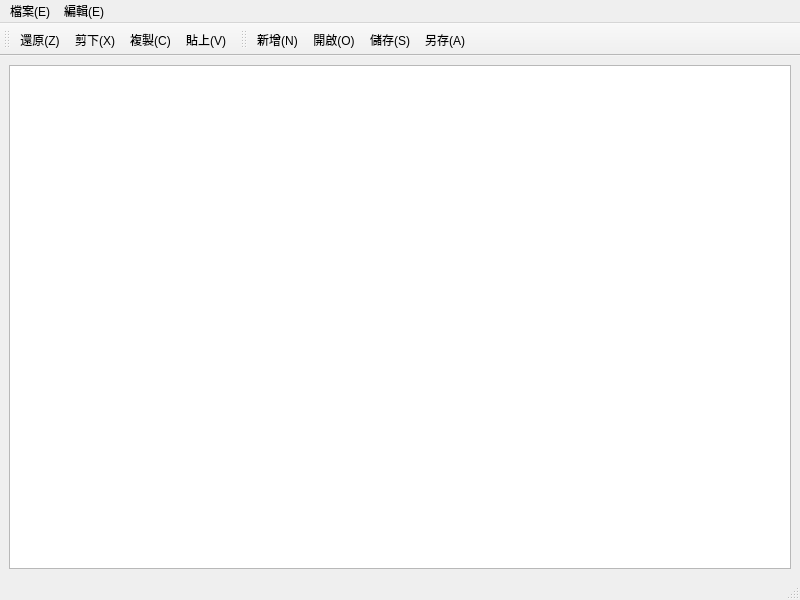
<?xml version="1.0" encoding="UTF-8"?>
<ui version="4.0">
 <class>MainWindow</class>
 <widget class="QMainWindow" name="MainWindow">
  <property name="geometry">
   <rect>
    <x>0</x>
    <y>0</y>
    <width>800</width>
    <height>600</height>
   </rect>
  </property>
  <property name="windowTitle">
   <string>MainWindow</string>
  </property>
  <widget class="QWidget" name="centralwidget">
   <layout class="QHBoxLayout" name="horizontalLayout">
    <item>
     <widget class="QTextEdit" name="textEdit"/>
    </item>
   </layout>
  </widget>
  <widget class="QMenuBar" name="menubar">
   <property name="geometry">
    <rect>
     <x>0</x>
     <y>0</y>
     <width>800</width>
     <height>22</height>
    </rect>
   </property>
   <widget class="QMenu" name="menu">
    <property name="title">
     <string>檔案(E)</string>
    </property>
    <addaction name="actionNew"/>
    <addaction name="actionOpen"/>
    <addaction name="actionClose"/>
    <addaction name="separator"/>
    <addaction name="actionSave"/>
    <addaction name="actionAS"/>
    <addaction name="separator"/>
    <addaction name="actionQuit"/>
   </widget>
   <widget class="QMenu" name="menu_2">
    <property name="title">
     <string>編輯(E)</string>
    </property>
    <addaction name="actionUndo"/>
    <addaction name="actionCut"/>
    <addaction name="actionCopy"/>
    <addaction name="actionpaste"/>
   </widget>
   <addaction name="menu"/>
   <addaction name="menu_2"/>
  </widget>
  <widget class="QStatusBar" name="statusbar"/>
  <widget class="QToolBar" name="toolBar_2">
   <property name="windowTitle">
    <string>toolBar_2</string>
   </property>
   <attribute name="toolBarArea">
    <enum>TopToolBarArea</enum>
   </attribute>
   <attribute name="toolBarBreak">
    <bool>false</bool>
   </attribute>
   <addaction name="actionUndo"/>
   <addaction name="actionCut"/>
   <addaction name="actionCopy"/>
   <addaction name="actionpaste"/>
  </widget>
  <widget class="QToolBar" name="filetoolBar">
   <property name="windowTitle">
    <string>toolBar</string>
   </property>
   <attribute name="toolBarArea">
    <enum>TopToolBarArea</enum>
   </attribute>
   <attribute name="toolBarBreak">
    <bool>false</bool>
   </attribute>
   <addaction name="actionNew"/>
   <addaction name="actionOpen"/>
   <addaction name="actionSave"/>
   <addaction name="actionAS"/>
  </widget>
  <action name="actionNew">
   <property name="icon">
    <iconset resource="icones.qrc">
     <normaloff>:/icones/images/new.png</normaloff>:/icones/images/new.png</iconset>
   </property>
   <property name="text">
    <string>新增(&amp;N)</string>
   </property>
   <property name="toolTip">
    <string>新增檔案</string>
   </property>
   <property name="shortcut">
    <string>Ctrl+N</string>
   </property>
  </action>
  <action name="actionOpen">
   <property name="icon">
    <iconset resource="icones.qrc">
     <normaloff>:/icones/images/open.png</normaloff>:/icones/images/open.png</iconset>
   </property>
   <property name="text">
    <string>開啟(&amp;O)</string>
   </property>
   <property name="toolTip">
    <string>開啟檔案</string>
   </property>
   <property name="shortcut">
    <string>Ctrl+O</string>
   </property>
  </action>
  <action name="actionClose">
   <property name="text">
    <string>關閉(&amp;W)</string>
   </property>
   <property name="toolTip">
    <string>關閉檔案</string>
   </property>
   <property name="shortcut">
    <string>Ctrl+W</string>
   </property>
  </action>
  <action name="actionSave">
   <property name="icon">
    <iconset resource="icones.qrc">
     <normaloff>:/icones/images/save.png</normaloff>:/icones/images/save.png</iconset>
   </property>
   <property name="text">
    <string>儲存(&amp;S)</string>
   </property>
   <property name="toolTip">
    <string>儲存檔案</string>
   </property>
   <property name="shortcut">
    <string>Ctrl+S</string>
   </property>
  </action>
  <action name="actionAS">
   <property name="icon">
    <iconset resource="icones.qrc">
     <normaloff>:/icones/images/asave.png</normaloff>:/icones/images/asave.png</iconset>
   </property>
   <property name="text">
    <string>另存(&amp;A)</string>
   </property>
   <property name="toolTip">
    <string>另存新檔</string>
   </property>
   <property name="shortcut">
    <string>Ctrl+A</string>
   </property>
  </action>
  <action name="actionQuit">
   <property name="text">
    <string>退出(&amp;Q)</string>
   </property>
   <property name="toolTip">
    <string>退出程式</string>
   </property>
   <property name="shortcut">
    <string>Ctrl+Q</string>
   </property>
  </action>
  <action name="actionUndo">
   <property name="icon">
    <iconset resource="icones.qrc">
     <normaloff>:/icones/images/undo.png</normaloff>:/icones/images/undo.png</iconset>
   </property>
   <property name="text">
    <string>還原(&amp;Z)</string>
   </property>
   <property name="toolTip">
    <string>還原</string>
   </property>
   <property name="shortcut">
    <string>Ctrl+Z</string>
   </property>
  </action>
  <action name="actionCut">
   <property name="icon">
    <iconset resource="icones.qrc">
     <normaloff>:/icones/images/cut.png</normaloff>:/icones/images/cut.png</iconset>
   </property>
   <property name="text">
    <string>剪下(&amp;X)</string>
   </property>
   <property name="shortcut">
    <string>Ctrl+X</string>
   </property>
  </action>
  <action name="actionCopy">
   <property name="icon">
    <iconset resource="icones.qrc">
     <normaloff>:/icones/images/copy.png</normaloff>:/icones/images/copy.png</iconset>
   </property>
   <property name="text">
    <string>複製(&amp;C)</string>
   </property>
   <property name="shortcut">
    <string>Ctrl+C</string>
   </property>
  </action>
  <action name="actionpaste">
   <property name="icon">
    <iconset resource="icones.qrc">
     <normaloff>:/icones/images/paste.png</normaloff>:/icones/images/paste.png</iconset>
   </property>
   <property name="text">
    <string>貼上(&amp;V)</string>
   </property>
   <property name="toolTip">
    <string>貼上V</string>
   </property>
   <property name="shortcut">
    <string>Ctrl+V</string>
   </property>
  </action>
 </widget>
 <resources>
  <include location="icones.qrc"/>
 </resources>
 <connections/>
</ui>
